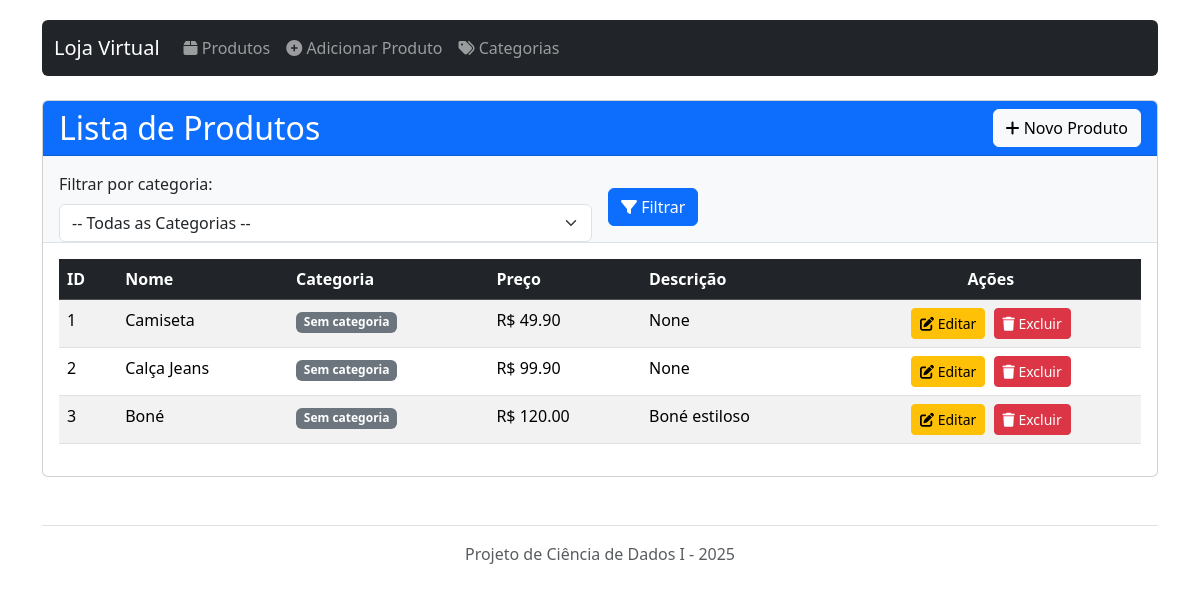
Before: / with the older database file.
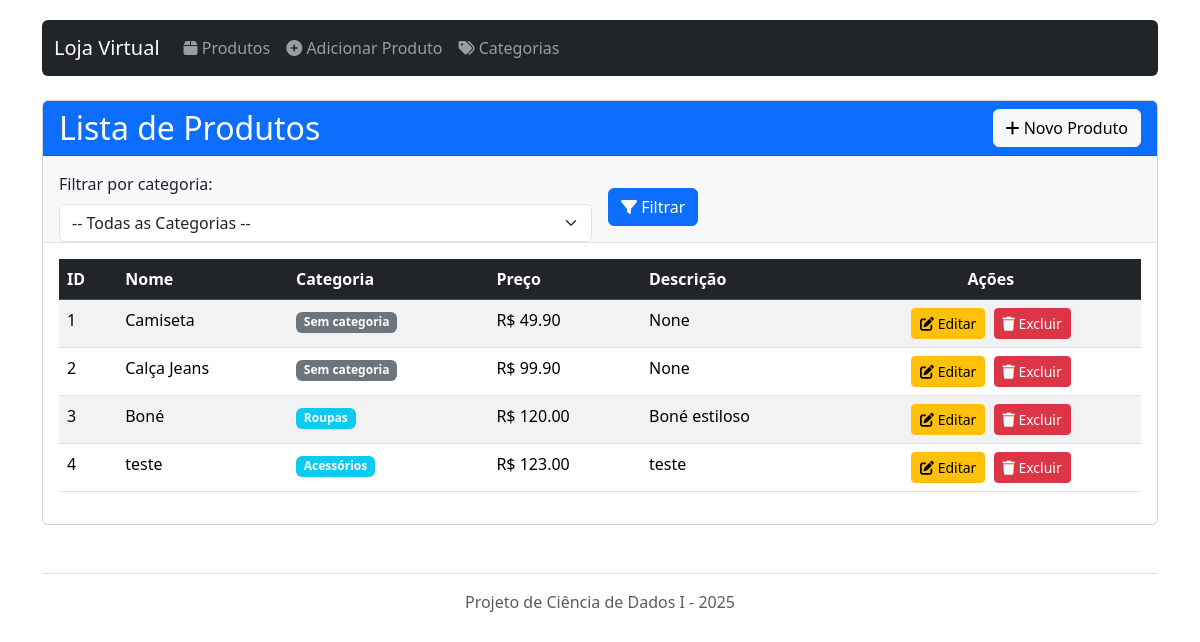
After: the same page with the newer database file.
### app.py (models this page shows, shortened)
class Produto(db.Model):
    id = db.Column(db.Integer, primary_key=True)
    nome = db.Column(db.String(100), nullable=False)
    preco = db.Column(db.Float, nullable=False)
    descricao = db.Column(db.Text, nullable=True)
    categoria_id = db.Column(db.Integer, db.ForeignKey('categoria.id', name='fk_produto_categoria'), nullable=True)

class Categoria(db.Model):
    id = db.Column(db.Integer, primary_key=True)
    nome = db.Column(db.String(50), nullable=False, unique=True)
    produtos = db.relationship('Produto', backref='categoria', lazy=True)

### app.py (the view)
@app.route('/')
def listar_produtos():
    categoria_id = request.args.get('categoria', None)
    query = Produto.query
    if categoria_id:
        try:
            categoria_id = int(categoria_id)
            query = query.filter_by(categoria_id=categoria_id)
        except ValueError:
            pass
    produtos = query.all()
    categorias = Categoria.query.order_by(Categoria.nome).all()
    return render_template('listar.html',
                          produtos=produtos,
                          categorias=categorias,
                          categoria_filtro=categoria_id)

### templates/listar.html (shortened to what this page needs)
{% extends 'base.html' %}
{% block content %}
<div class="card">
    <div class="card-header d-flex justify-content-between align-items-center bg-primary text-white">
        <h2 class="mb-0">Lista de Produtos</h2>
        <a href="{{ url_for('adicionar_produto') }}" class="btn btn-light">
            <i class="fas fa-plus"></i> Novo Produto
        </a>
    </div>
    <div class="card-body bg-light border-bottom pb-0">
        <form method="get" class="row g-3 align-items-end">
            <div class="col-md-6">
                <label for="categoria" class="form-label">Filtrar por categoria:</label>
                <select name="categoria" id="categoria" class="form-select">
                    <option value="">-- Todas as Categorias --</option>
                </select>
            </div>
            <div class="col-md-2 mb-3">
                <button type="submit" class="btn btn-primary">
                    <i class="fas fa-filter"></i> Filtrar
                </button>
            </div>
        </form>
    </div>
    <div class="card-body">
        {% if produtos %}
            <div class="table-responsive">
                <table class="table table-striped table-hover">
                    <thead class="table-dark">
                        <tr>
                            <th>ID</th>
                            <th>Nome</th>
                            <th>Categoria</th>
                            <th>Preço</th>
                            <th>Descrição</th>
                            <th class="text-center">Ações</th>
                        </tr>
                    </thead>
                    <tbody>
                        {% for produto in produtos %}
                        <tr>
                            <td>{{ produto.id }}</td>
                            <td>{{ produto.nome }}</td>
                            <td>
                                {% if produto.categoria %}
                                    <span class="badge bg-info">{{ produto.categoria.nome }}</span>
                                {% else %}
                                    <span class="badge bg-secondary">Sem categoria</span>
                                {% endif %}
                            </td>
                            <td>R$ {{ "%.2f"|format(produto.preco) }}</td>
                            <td>{{ produto.descricao }}</td>
                            <td class="text-center">
                                <a href="{{ url_for('editar_produto', id=produto.id) }}" class="btn btn-sm btn-warning me-1">
                                    <i class="fas fa-edit"></i> Editar
                                </a>
                                <button type="button" class="btn btn-sm btn-danger" data-bs-toggle="modal" data-bs-target="#deleteModal{{ produto.id }}">
                                    <i class="fas fa-trash"></i> Excluir
                                </button>
                            </td>
                        </tr>
                        {% endfor %}
                    </tbody>
                </table>
            </div>
        {% else %}
            <div class="alert alert-info">
                <i class="fas fa-info-circle"></i> Nenhum produto cadastrado.
                <a href="{{ url_for('adicionar_produto') }}" class="alert-link">Adicionar um produto</a>
            </div>
        {% endif %}
    </div>
</div>
{% endblock %}

Changed rows visible on the page:
changed Produto "Boné": categoria.nome (not shown) → "Roupas"; no longer shows "Sem categoria"
added Produto: id "4", nome "teste", categoria.nome "Acessórios", preco "123.00", descricao "teste"
